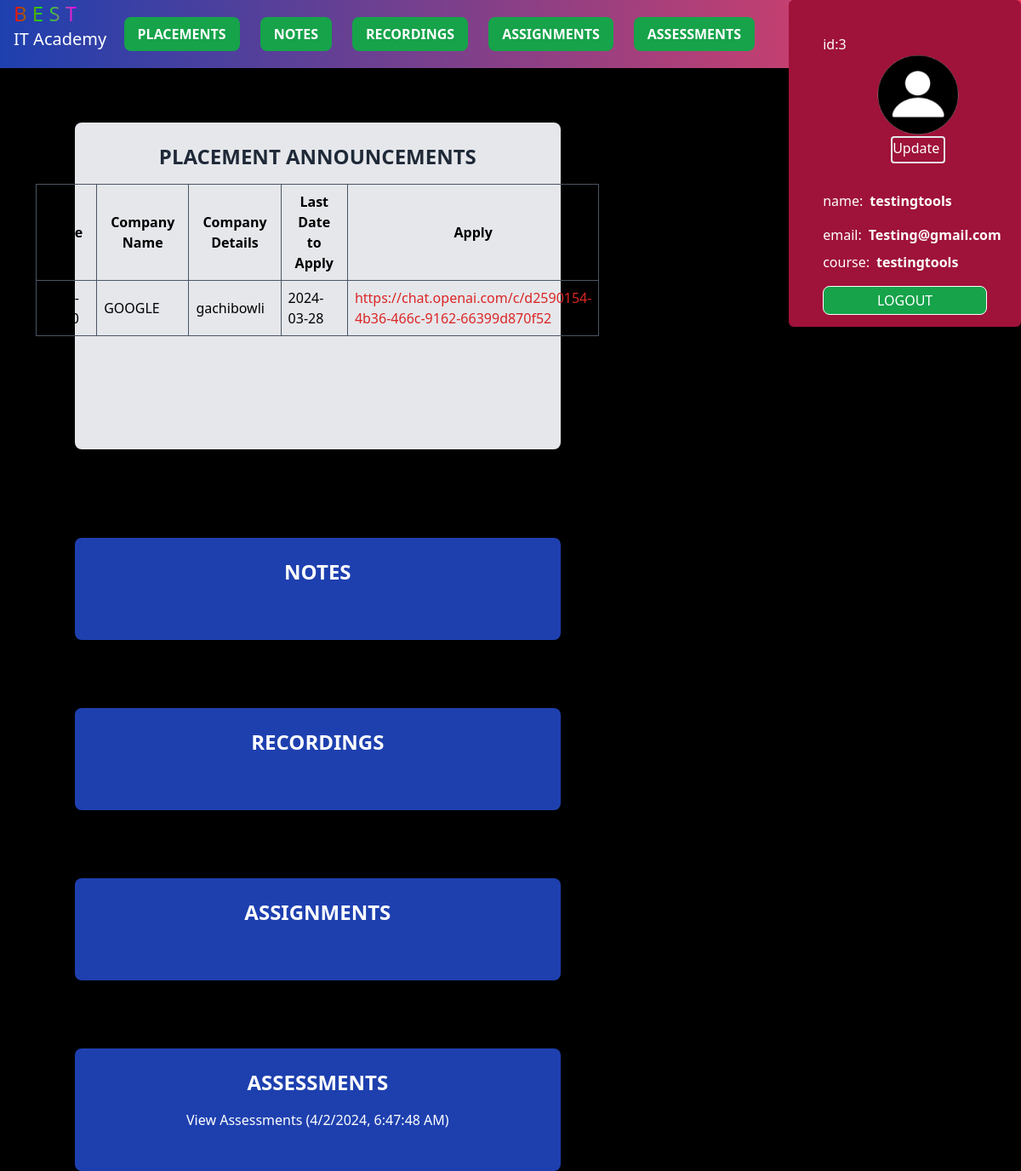
The page /testingtools_course (signed in) on the database as committed earlier.
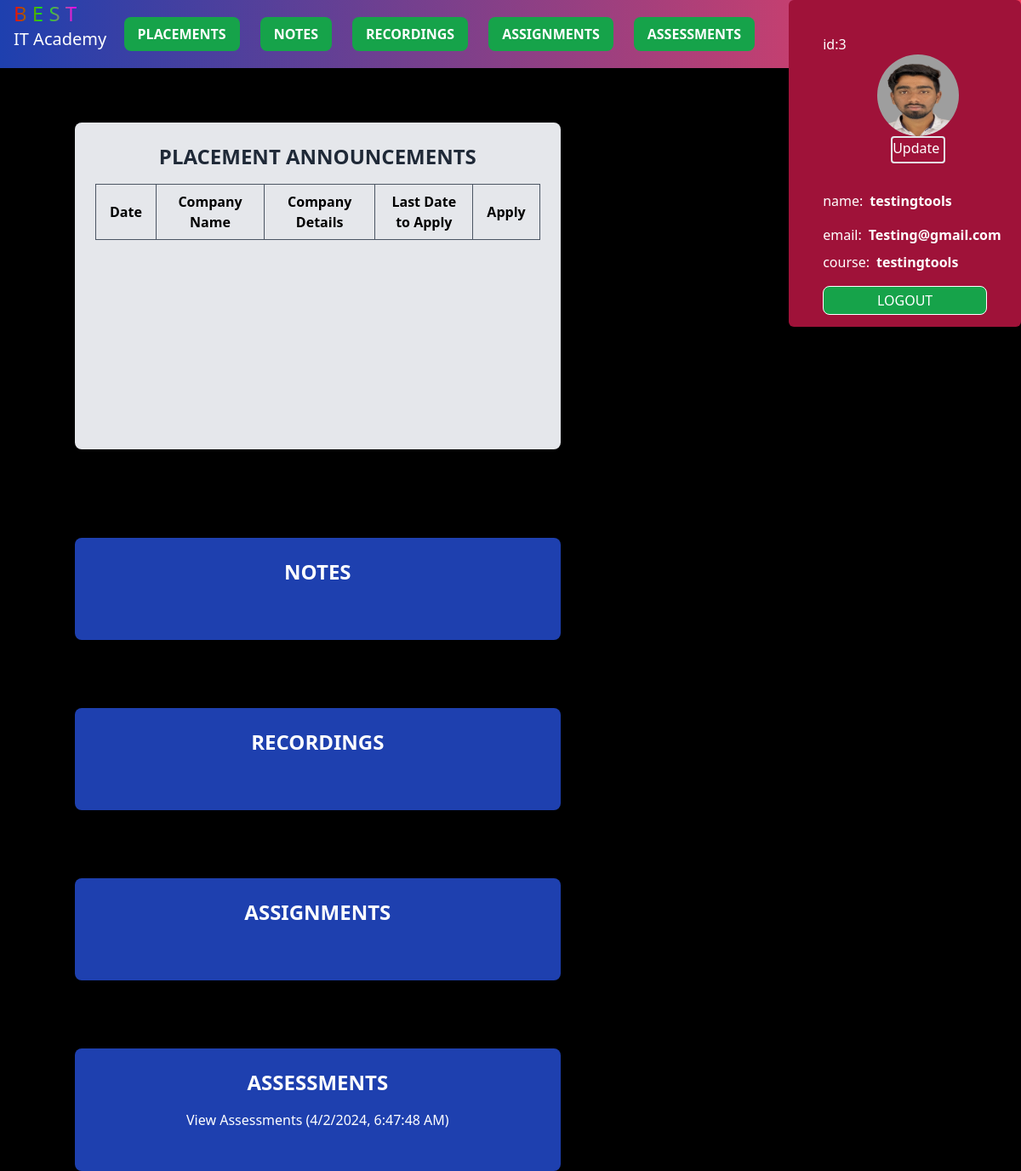
The same page on the database as committed later.
### app/models/models.py (models this page shows, shortened)
class placement(db.Model):
    id = db.Column(db.Integer, primary_key=True)
    Date =  db.Column(db.Date, nullable=False)
    placement_company_name = db.Column(db.String(255), nullable=False)
    company_details=db.Column(db.String(600), nullable=False)
    last_date_to_apply = db.Column(db.Date, nullable=False)
    course = db.Column(db.String(64), nullable=False)
    link = db.Column(db.String(400), nullable=False)

class User(UserMixin,db.Model):
    id = db.Column(db.Integer, primary_key=True)
    email = db.Column(db.String(100), unique=True, nullable=False)
    username = db.Column(db.String(64), index=True, unique=True)
    password_hash = db.Column(db.String(128))  # Changed field name to password_hash
    course = db.Column(db.String(64))  # Add course column
    profile_image = db.Column(db.String(100), default='default.png')

### app/routes/stu_course.py (the view)
@course_bp.route("/testingtools_course", methods=["GET", "POST"])
def TT_course():
    csrf_token = generate_csrf()
    if 'username' not in session:
        flash("Please log in first.")
        return redirect('/student_login')
    username = session.get('username')
    course = session.get('course')
    upload_folders = current_app.config.get('UPLOAD_FOLDERS', {}).get('testingtools', {})
    for folder_name, folder_path in upload_folders.items():
        if not os.path.exists(folder_path):
            os.makedirs(folder_path)
    file_notes = os.listdir(upload_folders.get('notes', ''))
    file_recordings = os.listdir(upload_folders.get('recordings', ''))
    file_assignments = os.listdir(upload_folders.get('assignments', ''))
    file_assessments = os.listdir(upload_folders.get('assessments', ''))
    testingtools_course_placements = placement.query.filter_by(course='testingtools').all()
    return render_template("TT_course.html", username=username, course=course,
                           file_notes=file_notes, file_recordings=file_recordings,
                           file_assignments=file_assignments, file_assessments=file_assessments, csrf_token=csrf_token,testingtools_course_placements=testingtools_course_placements)

### app/extensions/login_manager.py (called while the page is built)
@login_manager.user_loader
def load_user(user_id):
    user = User.query.get(user_id)
    if not user:
        user = Faculty.query.get(user_id)
    return user

### app/templates/TT_course.html (shortened to what the changed rows need)
<!DOCTYPE html>
<html lang="en">
<head>
    <script src="https://cdn.tailwindcss.com"></script>
    <link rel="stylesheet"  href="static\css\first.css">
</head>
<body class="bg-black font-sans">
    <div class="bg-gradient-to-r from-blue-800 to-rose-500 text-white flex flex-row w-full h-20 justify-between fixed">
        <div class="bg-rose-800 h-96 w-70 grid grid-cols-1 justify-center items-center rounded-md cursor-pointer p-10">
            <div class="grid grid-cols-1 justify-center">
                <p >id:{{current_user.id}}</p>
                <div class="profile-image-container ml-16">
                    {% if current_user.profile_image %}
                    <img id="profile-image" src="{{ url_for('static', filename='profile_pics/' + current_user.profile_image) }}" class="h-24 w-24 rounded-full" alt="{{ current_user.username }}'s Profile Image" onerror="this.onerror=null;this.src='{{ url_for('static', filename='profile_pics/profile.png') }}';" />
                    {% else %}
                    <img id="profile-image" src="{{ url_for('static', filename='profile_pics/default.png') }}" class="h-16 w-16 rounded-full" alt="Default Profile Image">
                    {% endif %}
                </div>
                <button id="edit-profile-btn" class="ml-20 border-2 flex inline text-white rounded h-8 w-16">Update</button>
                <div class="grid grid-cols-1 mt-8 gap-2 mb-4">
                    <p class="hover:translate-x-2 hover:translate-y-2 hover:text-2xl hover:-translate-x-2 hover:-translate-x-2" >name:<b class="ml-2">{{current_user.username}}</b><p>
                    <p class="pr-10">email:<b class="ml-2">{{current_user.email}}</b></p>
                    <p class="">course:<b class="ml-2">{{current_user.course}}</b></p>
                </div>
                <a href="/" class="border border-white py-1 px-3 rounded-lg flex justify-center bg-green-600 hover:bg-red-200">LOGOUT</a>
            </div>
        </div>
    </div>
    <div class="container grid grid-cols-3 pt-16">
        <div class="px-6 mt-10 grid grid-cols-1 ml-16 gap-20 col-span-2">
            <div class="flex flex-col items-center h-96 rounded-lg mt-10 bg-gray-200 text-gray-800 p-6 rounded-lg mb-6" id="placements">
                <h1 class="text-2xl font-bold mb-4 ">PLACEMENT ANNOUNCEMENTS</h1>
                <table class="text-black border-collapse w-full">
                    <thead>
                        <tr>
                            <th class="border border-gray-600 px-4 py-2">Date</th>
                            <th class="border border-gray-600 px-4 py-2">Company Name</th>
                            <th class="border border-gray-600 px-4 py-2">Company Details</th>
                            <th class="border border-gray-600 px-4 py-2">Last Date to Apply</th>
                            <th class="border border-gray-600 px-4 py-2">Apply</th>
                        </tr>
                    </thead>
                    <tbody>
                        {% for placement in testingtools_course_placements %}
                        <tr>
                            <td class="border border-gray-600 px-2 py-2">{{ placement.Date }}</td>
                            <td class="border border-gray-600 px-2 py-2">{{ placement.placement_company_name }}</td>
                            <td class="border border-gray-600 px-2 py-2">{{ placement.company_details }}</td>
                            <td class="border border-gray-600 px-2 py-2">{{ placement.last_date_to_apply }}</td>
                            <td class="border border-gray-600 px-2 py-2  text-red-600"><a class=""  href={{ placement.link }}>{{ placement.link }}</a></td>
                        </tr>
                        {% endfor %}
                    </tbody>
                </table>
            </div>
            <div class="bg-blue-800 text-white p-6 rounded-lg mb-6 overflow-y-scroll h-full text-center" id="notes">
                <h1 class="text-2xl font-bold mb-4">NOTES</h1>
            </div>
            <div class="bg-blue-800 text-white p-6 rounded-lg mb-6 overflow-y-scroll h-full text-center" id="recordings">
                <h1 class="text-2xl font-bold mb-4">RECORDINGS</h1>
            </div>
            <div class="bg-blue-800 text-white p-6 rounded-lg mb-6 overflow-y-scroll h-full text-center" id="assignments">
                <h1 class="text-2xl font-bold mb-4">ASSIGNMENTS</h1>
            </div>
            <div class="bg-blue-800 text-white p-6 rounded-lg mb-6 overflow-y-scroll h-full text-center" id="assessments">
                <h1 class="text-2xl font-bold mb-4">ASSESSMENTS</h1>
            </div>
        </div>
    </div>
</body>
</html>

Rows that differ between the two databases and show on the page:
removed placement: Date "2024-03-20", placement_company_name "GOOGLE", company_details "gachibowli", last_date_to_apply "2024-03-28", link "https://chat.openai.com/c/d2590154-4b36-466c-9162-66399d870f52"
changed User "testingtools": profile_image: picture added
